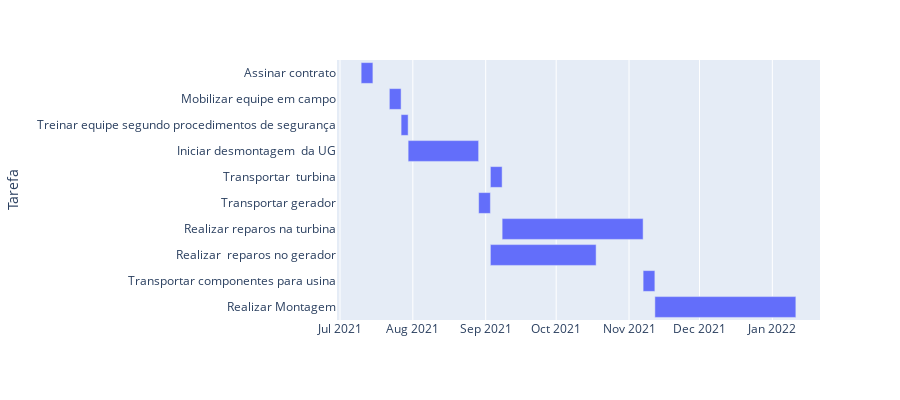

The code cell stored with this chart in its notebook:
### Code cell
fig = px.timeline(tarefa, x_start='Início', x_end='Fim', y='Tarefa', height= 400, width= 900)
fig.update_yaxes(autorange='reversed')
fig.show()

### Figure 1 — Plotly figure (JSON) as saved in the notebook; plotly's stock layout.template omitted (floating-point values rounded to 4 significant figures)
{"data": [{"alignmentgroup": "True", "base": ["2021-07-10T00:00:00", "2021-07-22T00:00:00", "2021-07-27T00:00:00", "2021-07-30T00:00:00", "2021-09-03T00:00:00", "2021-08-29T00:00:00", "2021-09-08T00:00:00", "2021-09-03T00:00:00", "2021-11-07T00:00:00", "2021-11-12T00:00:00"], "hovertemplate": "Início=%{base}<br>Fim=%{x}<br>Tarefa=%{y}<extra></extra>", "legendgroup": "", "marker": {"color": "#636efa", "pattern": {"shape": ""}}, "name": "", "offsetgroup": "", "orientation": "h", "showlegend": false, "textposition": "auto", "type": "bar", "x": [432000000, 432000000, 259200000, 2592000000, 432000000, 432000000, 5184000000, 3888000000, 432000000, 5184000000], "xaxis": "x", "y": ["Assinar contrato", "Mobilizar equipe em campo", "Treinar equipe segundo procedimentos de segurança", "Iniciar desmontagem  da UG", "Transportar  turbina", "Transportar gerador", "Realizar reparos na turbina", "Realizar  reparos no gerador", "Transportar componentes para usina", "Realizar Montagem"], "yaxis": "y"}], "layout": {"barmode": "overlay", "height": 400, "legend": {"tracegroupgap": 0}, "margin": {"t": 60}, "width": 900, "xaxis": {"anchor": "y", "autorange": true, "domain": [0, 1], "range": ["2021-06-29 17:20", "2022-01-21 06:40"], "type": "date"}, "yaxis": {"anchor": "x", "autorange": true, "domain": [0, 1], "range": [9.5, -0.5], "title": {"text": "Tarefa"}, "type": "category"}}}
